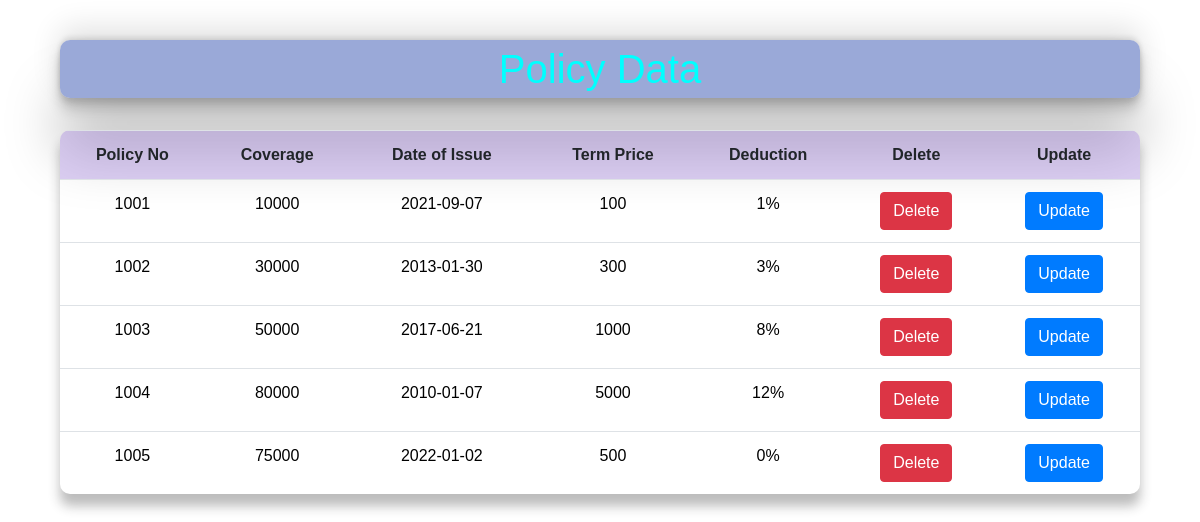
The app's page /policyData.php with its own data.
### tables this page shows
CREATE TABLE `policy` (
  `policy_no` int(11) NOT NULL,
  `coverage` varchar(5) DEFAULT NULL,
  `issue_date` date DEFAULT NULL,
  `term_price` varchar(5) DEFAULT NULL,
  `deduciton` varchar(5) DEFAULT NULL
);

### policyData.php (the view, shortened to what this page needs)
<!DOCTYPE html>
<html lang="en">
<head>
    <link rel="stylesheet" href="https://cdn.jsdelivr.net/npm/bootstrap@4.6.1/dist/css/bootstrap.min.css">
</head>
<body>
    <div class="container">
        <div class="col-lg-12">
            <h1 class="text-center">Policy Data</h1><br>
            <table class="table table-border table-hover table-stripped">
                <tr>
                    <th>Policy No</th>
                    <th>Coverage</th>
                    <th>Date of Issue</th>
                    <th>Term Price</th>
                    <th>Deduction</th>
                    <th>Delete</th>
                    <th>Update</th>
                </tr>
                <?php
                include 'conn.php';
                $q="select * from policy";
                $query=mysqli_query($con,$q);
                while($res=mysqli_fetch_array($query)) {
                ?>
                <tr>
                    <td><?php echo $res['policy_no']; ?></th>
                    <td><?php echo $res['coverage']; ?></th>
                    <td><?php echo $res['issue_date']; ?></th>
                    <td><?php echo $res['term_price']; ?></th>
                    <td><?php echo $res['deduciton']; ?></th>
                    <td><button class="btn-danger btn" name="del"><a href="pdelete.php?id=<?php echo $res['policy_no']; ?>" class="text-white">Delete</a></button></td>
                    <td><button class="btn-primary btn"><a href="pupdate.php?id=<?php echo $res['policy_no']; ?>" class="text-white">Update</a></button></td>
                </tr>
             <?php  } ?>
            </table>
        </div>
    </div>
</body>
</html>

### policyData.php (style rules this page uses)
body { background-image:url("002.png"); background-position: center; background-size: cover; background-repeat: no-repeat; font-family:sans-serif; margin-top: 40px; }
h1 { padding: 5px; background-color: rgba(88, 112, 190,0.6); color: aqua; box-shadow: rgba(0, 0, 0, 0.25) 0px 54px 55px, rgba(0, 0, 0, 0.12) 0px -12px 30px, rgba(0, 0, 0, 0.12) 0px 4px 6px, rgba(0, 0, 0, 0.17) 0px 12px 13px, rgba(0, 0, 0, 0.09) 0px -3px 5px; border-radius: 10px; }
table { border-radius: 10px; border-width: 0px; border-collapse: collapse; border-spacing: 0; text-align: center; overflow: hidden; box-shadow: 0 12px 12px rgba(32,32,32,0.3); }
td { color: black; }
th { border-width: 0px; background-color: rgba(166, 133, 222,0.4); ; }

### records on screen
policy: policy_no "1001", coverage "10000", issue_date "2021-09-07", term_price "100", deduciton "1%"
policy: policy_no "1002", coverage "30000", issue_date "2013-01-30", term_price "300", deduciton "3%"
policy: policy_no "1003", coverage "50000", issue_date "2017-06-21", term_price "1000", deduciton "8%"
policy: policy_no "1004", coverage "80000", issue_date "2010-01-07", term_price "5000", deduciton "12%"
policy: policy_no "1005", coverage "75000", issue_date "2022-01-02", term_price "500", deduciton "0%"
